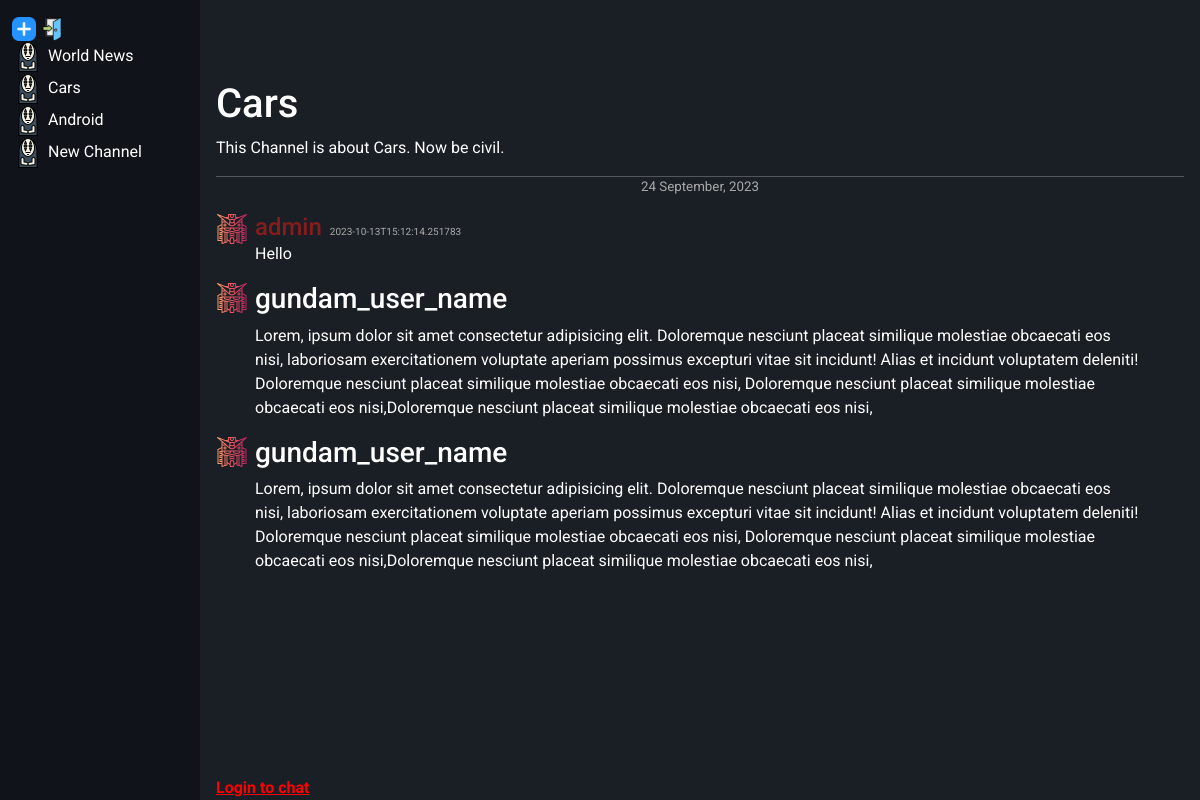
Page /channel/2 on the committed database.
### main.py (models this page shows, shortened)
class Channel(db.Model):
    __tablename__ = "channels"
    id = db.Column(db.Integer, primary_key=True, autoincrement=True)
    name = db.Column(db.String, nullable=False)
    description = db.Column(db.String, nullable=False)
    chats = db.relationship("Chat", backref="channels", lazy=True)

class Chat(db.Model):
    __tablename__ = "chats"
    id = db.Column(db.Integer, primary_key=True, autoincrement=True)
    user_id = db.Column(db.Integer, db.ForeignKey("users.id"), nullable=False)
    channel_id = db.Column(db.Integer, db.ForeignKey("channels.id"), nullable=False)
    chat_text = db.Column(db.String, nullable=False)
    datetime = db.Column(db.DateTime, default=datetime.utcnow, nullable=False)

class User(UserMixin, db.Model):
    __tablename__ = "users"
    id = db.Column(db.Integer, primary_key=True, autoincrement=True)
    username = db.Column(db.String(50), nullable=False)
    email = db.Column(db.String(100), nullable=False)
    password = db.Column(db.String, nullable=False)
    chat = db.relationship("Chat", backref="users", lazy=True)
    db.UniqueConstraint(username, email)

### main.py (the view)
@app.route("/channel/<int:channel_id>")
def channel(channel_id):
    session["channel_id"] = channel_id
    channel = Channel.query.filter_by(id=channel_id).first()
    channels = Channel.query.all()
    chats = Chat.query.filter_by(channel_id=channel_id).all()
    if current_user.is_authenticated:
        session["channel_id"] = channel_id
        session["username"] = current_user.username
        return render_template("index.html", channel=channel, chats=chats, channels=channels)
    return render_template("index.html", channel=channel, chats=chats, channels=channels)

### templates/index.html (shortened to what this page needs)
{% extends "base.html" %}
{% block content %}
<div class="container-fluid">
    <div class="row">
        <div id="channels-side" class="col-lg-2 col-md-3 col-sm-2">
            <ul class="side-list">
                <li>
                    <div>
                        <a style="display: inline;" href="{{url_for('create_channel')}}" title="create-channel"><img src="{{url_for('static', filename='images/plus.png')}}" alt="sign-up" height="24px"></a>
                        <a style="display: inline;" href="{{url_for('register')}}" title="sign-up"><img src="{{url_for('static', filename='images/log-in.png')}}" alt="sign-up" height="24px"></a>
                    </div>
                </li>
                {% for channel in channels %}
                <li>
                    <a href="{{url_for('channel', channel_id=channel.id)}}">
                        <img src="{{url_for('static', filename='images/ghost.png')}}" height="32px" width="32px"
                            alt="" />
                        {{channel.name}}
                    </a>
                </li>
                {% endfor %}
            </ul>
        </div>
        <div id="chat-side" class="col-lg-10 col-md-9 col-sm-10">
            <div class="cotainer-fluid">
                {% if channel%}
                <div class="chat-area">
                    <section id="chat-head">
                        {% if channel %}
                        <h1>{{channel.name}}</h1>
                        <p>{{channel.description}}</p>
                        {% endif %}
                    </section>
                    <hr style="margin-bottom: 0;">
                    <p class="chat-day-date" style="text-align: center">24 September, 2023</p>
                    <ul class="side-list" id="chat-list">
                        {% for chat in chats %}
                        <li>
                            <div class="row">
                                <div class="col-1 user-chat-pic">
                                    <img src="{{url_for('static', filename='images/gundam.png')}}" height="32px"
                                        width="32px" alt="username">
                                </div>
                                <div class="col-11 user-chat-text">
                                    <h3 class="username">{{chat.users.username}}</h3><span
                                        class="chat-local-datetime">{{chat.datetime.isoformat()}}</span>
                                    <p>
                                        {{chat.chat_text}}
                                </div>
                            </div>
                        </li>
                        {% endfor %}
                        <li>
                            <div class="row">
                                <div class="col-1 user-chat-pic">
                                    <img src="{{url_for('static', filename='images/gundam.png')}}" height="32px"
                                        width="32px" alt="username">
                                </div>
                                <div class="col-11 user-chat-text">
                                    <h3>gundam_user_name</h3>
                                    <p>Lorem, ipsum dolor sit amet consectetur adipisicing elit.
                                        Doloremque nesciunt placeat similique molestiae obcaecati eos nisi, laboriosam
                                        exercitationem voluptate aperiam possimus excepturi vitae sit incidunt! Alias et
                                        incidunt
                                        voluptatem deleniti! Doloremque nesciunt placeat similique molestiae obcaecati eos
                                        nisi,
                                        Doloremque nesciunt placeat similique molestiae obcaecati eos nisi,Doloremque
                                        nesciunt placeat similique molestiae obcaecati eos nisi,
                                </div>
                            </div>
                        </li>
                        <li>
                            <div class="row">
                                <div style="display:inline; max-width: 39px;" class="col-1 user-chat-pic">
                                    <img src="{{url_for('static', filename='images/gundam.png')}}" height="32px"
                                        width="32px" alt="username">
                                </div>
                                <div style="display: inline;" class="col-11 user-chat-text">
                                    <h3>gundam_user_name</h3>
                                    <p>Lorem, ipsum dolor sit amet consectetur adipisicing elit.
                                        Doloremque nesciunt placeat similique molestiae obcaecati eos nisi, laboriosam
                                        exercitationem voluptate aperiam possimus excepturi vitae sit incidunt! Alias et
                                        incidunt
                                        voluptatem deleniti! Doloremque nesciunt placeat similique molestiae obcaecati eos
                                        nisi,
                                        Doloremque nesciunt placeat similique molestiae obcaecati eos nisi,Doloremque
                                        nesciunt placeat similique molestiae obcaecati eos nisi,
                                </div>
                            </div>
                        </li>
                    </ul>
                    <div class="message-box">
                        {% if current_user.is_authenticated %}
                        <div class="inputs">
                            <input type="text" rows="3" placeholder="Message" name="message" id="message"
                                onkeydown="message_input(this)" />
                            <button type="submit" name="send" id="send-btn" onClick="sendMessage()">
                                Send
                            </button>
                        </div>
                        {% else %}
                        <a href="{{url_for('login')}}" style="color: red;"><strong>Login to chat</strong></a>
                        {% endif %}
                    </div>
                </div>
                {% endif %}
            </div>
        </div>
    </div>
</div>
{% endblock  %}

### static/css/style.css (style rules this page uses)
body { background-color: #1a1f26; color: #FFFFFF; font-family: 'Roboto', Arial, sans-serif; }
h1 { margin-top: 5rem; }
#channels-side { height: 100vh; padding-top: 1rem; background-color: rgb(16, 20, 26); overflow-y: scroll; }
#channels-side a { text-decoration: none; color: #FFFFFF; display: -webkit-box; -webkit-line-clamp: 1; -webkit-box-orient: vertical; overflow: hidden; }
#chat-side { height: 100vh; padding: 0 1rem 0 1rem ; }
.side-list { list-style: none; padding-left: 0; }
.chat-area { height: 95vh; overflow-y: auto; }
#chat-list { margin-bottom: 3rem; }
.chat-day-date { font-size: smaller; text-align: center; color: darkgray; }
.user-chat-pic { display: inline; max-width: 39px; }
.user-chat-text { display: inline; }
.username { display: inline; font-size: 24px; color: rgb(134, 28, 28); }
.chat-local-datetime { font-size: x-small; color: darkgray; margin-left: 0.5rem; }
.message-box { display: block; position: fixed; bottom: 0; width: 100%; }

### rows in the picture
Channel: name "World News"
Channel: name "Cars", description "This Channel is about Cars. Now be civil."
Channel: name "Android"
Channel: name "New Channel"
Chat: users.username "admin", datetime "2023-10-13T15:12:14.251783", chat_text "Hello"
